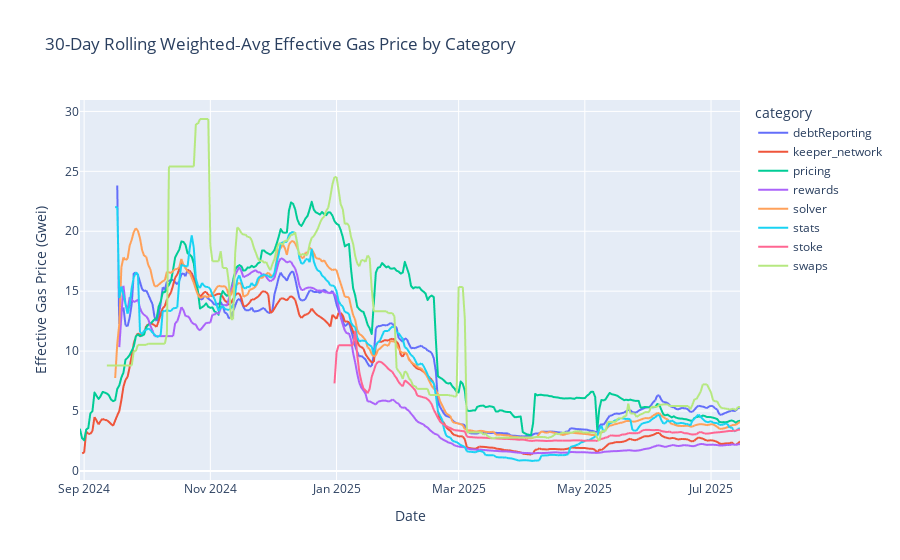

Notebook source saved alongside this figure:
### Code cell
import pandas as pd
import plotly.express as px

N = 30  # <-- your rolling window size in days

# 1. Parse and index
# df["datetime"] = pd.to_datetime(df["datetime"])
# df = df.set_index("datetime").sort_index()

# 2. Compute per-transaction contributions
df["weighted_contrib"] = df["effective_gas_price"] * df["gas_used"] / 1e9
df["weight"] = df["gas_used"]

# 3. Aggregate to daily sums per category
#    This gives you a MultiIndex: (category, datetime)
daily = (
    df.groupby("category").resample("D").agg(weighted_sum=("weighted_contrib", "sum"), total_weight=("weight", "sum"))
)

# 4. Pivot so each category is its own column
ws = daily["weighted_sum"].unstack("category").fillna(0)
tw = daily["total_weight"].unstack("category").fillna(0)

# 5. Compute N‑day rolling sums
ws_roll = ws.rolling(window=N, min_periods=1).sum()
tw_roll = tw.rolling(window=N, min_periods=1).sum()

# 6. Divide to get the rolling weighted avg
wavg_roll = ws_roll / tw_roll

# 7. Plot
fig = px.line(
    wavg_roll,
    title=f"{N}-Day Rolling Weighted‑Avg Effective Gas Price by Category",
    labels={"value": "Weighted‑Avg Effective Gas Price", "datetime": "Date"},
)
fig.update_yaxes(title_text="Effective Gas Price (Gwei)")
fig.show()

### Figure 1 — Plotly figure (JSON) as saved in the notebook; plotly's stock layout.template omitted (floating-point values rounded to 4 significant figures; data arrays with more than 128 entries replaced by an {"elided": "..."} marker saying what was removed)
{"data": [{"hovertemplate": "category=debtReporting<br>Date=%{x}<br>Weighted‑Avg Effective Gas Price=%{y}<extra></extra>", "legendgroup": "debtReporting", "line": {"color": "#636efa", "dash": "solid"}, "marker": {"symbol": "circle"}, "mode": "lines", "name": "debtReporting", "showlegend": true, "type": "scattergl", "x": {"elided": "320 str values"}, "xaxis": "x", "y": {"elided": "320 float values"}, "yaxis": "y"}, {"hovertemplate": "category=keeper_network<br>Date=%{x}<br>Weighted‑Avg Effective Gas Price=%{y}<extra></extra>", "legendgroup": "keeper_network", "line": {"color": "#EF553B", "dash": "solid"}, "marker": {"symbol": "circle"}, "mode": "lines", "name": "keeper_network", "showlegend": true, "type": "scattergl", "x": {"elided": "320 str values"}, "xaxis": "x", "y": {"elided": "320 float values"}, "yaxis": "y"}, {"hovertemplate": "category=pricing<br>Date=%{x}<br>Weighted‑Avg Effective Gas Price=%{y}<extra></extra>", "legendgroup": "pricing", "line": {"color": "#00cc96", "dash": "solid"}, "marker": {"symbol": "circle"}, "mode": "lines", "name": "pricing", "showlegend": true, "type": "scattergl", "x": {"elided": "320 str values"}, "xaxis": "x", "y": {"elided": "320 float values"}, "yaxis": "y"}, {"hovertemplate": "category=rewards<br>Date=%{x}<br>Weighted‑Avg Effective Gas Price=%{y}<extra></extra>", "legendgroup": "rewards", "line": {"color": "#ab63fa", "dash": "solid"}, "marker": {"symbol": "circle"}, "mode": "lines", "name": "rewards", "showlegend": true, "type": "scattergl", "x": {"elided": "320 str values"}, "xaxis": "x", "y": {"elided": "320 float values"}, "yaxis": "y"}, {"hovertemplate": "category=solver<br>Date=%{x}<br>Weighted‑Avg Effective Gas Price=%{y}<extra></extra>", "legendgroup": "solver", "line": {"color": "#FFA15A", "dash": "solid"}, "marker": {"symbol": "circle"}, "mode": "lines", "name": "solver", "showlegend": true, "type": "scattergl", "x": {"elided": "320 str values"}, "xaxis": "x", "y": {"elided": "320 float values"}, "yaxis": "y"}, {"hovertemplate": "category=stats<br>Date=%{x}<br>Weighted‑Avg Effective Gas Price=%{y}<extra></extra>", "legendgroup": "stats", "line": {"color": "#19d3f3", "dash": "solid"}, "marker": {"symbol": "circle"}, "mode": "lines", "name": "stats", "showlegend": true, "type": "scattergl", "x": {"elided": "320 str values"}, "xaxis": "x", "y": {"elided": "320 float values"}, "yaxis": "y"}, {"hovertemplate": "category=stoke<br>Date=%{x}<br>Weighted‑Avg Effective Gas Price=%{y}<extra></extra>", "legendgroup": "stoke", "line": {"color": "#FF6692", "dash": "solid"}, "marker": {"symbol": "circle"}, "mode": "lines", "name": "stoke", "showlegend": true, "type": "scattergl", "x": {"elided": "320 str values"}, "xaxis": "x", "y": {"elided": "320 float values"}, "yaxis": "y"}, {"hovertemplate": "category=swaps<br>Date=%{x}<br>Weighted‑Avg Effective Gas Price=%{y}<extra></extra>", "legendgroup": "swaps", "line": {"color": "#B6E880", "dash": "solid"}, "marker": {"symbol": "circle"}, "mode": "lines", "name": "swaps", "showlegend": true, "type": "scattergl", "x": {"elided": "320 str values"}, "xaxis": "x", "y": {"elided": "320 float values"}, "yaxis": "y"}], "layout": {"legend": {"title": {"text": "category"}, "tracegroupgap": 0}, "title": {"text": "30-Day Rolling Weighted‑Avg Effective Gas Price by Category"}, "xaxis": {"anchor": "y", "domain": [0, 1], "title": {"text": "Date"}}, "yaxis": {"anchor": "x", "domain": [0, 1], "title": {"text": "Effective Gas Price (Gwei)"}}}}
